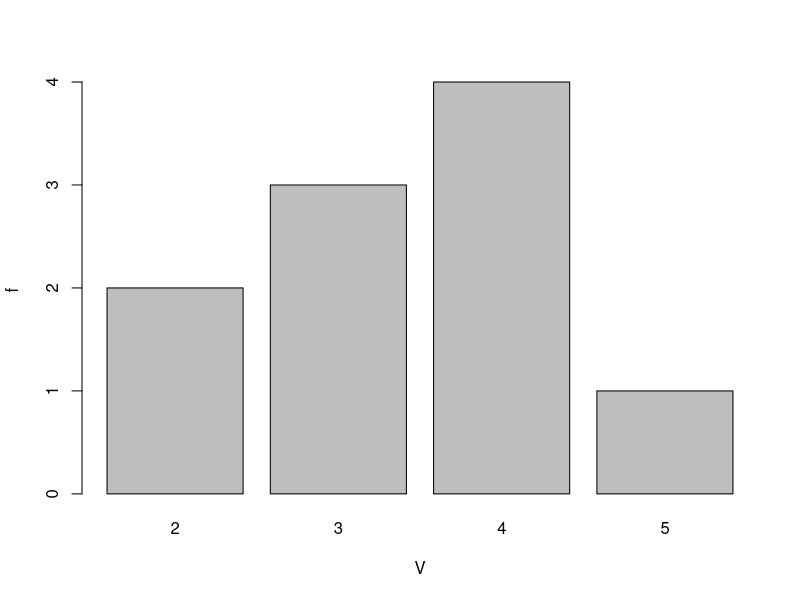
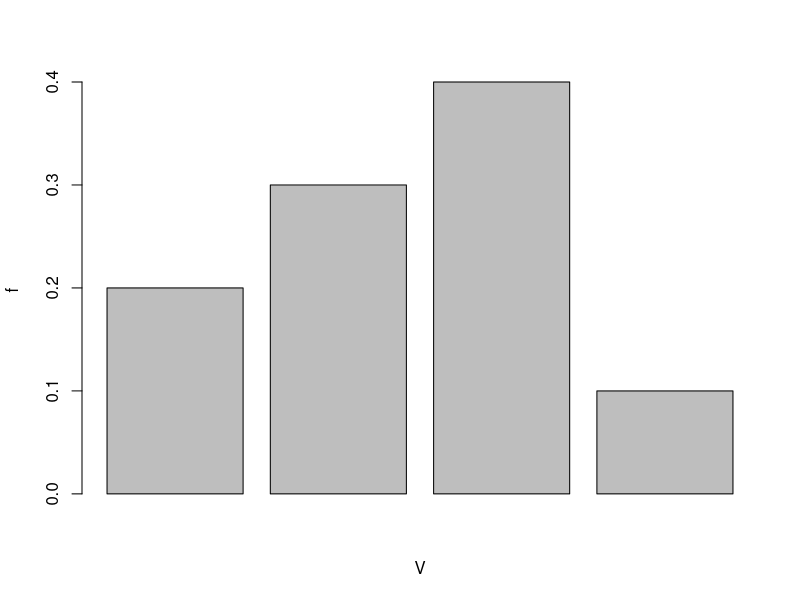

These figures' R source, in order:
#PAGE=389
a=2
b=3
c=a+b
ans1=factorial(c)/(factorial(a)*factorial(b))
ans1
library(combinat)
x=c('a','b','a','a','b')
a=permn(x)
unique(a)


v=c(2,3,4,5)
f=c(2,3,4,1)
t=sum(f)


a=rep(v,f)
barplot(table(a),xlab='V',ylab='f')
p=f/t
p
barplot(p,xlab='V',ylab='f')
